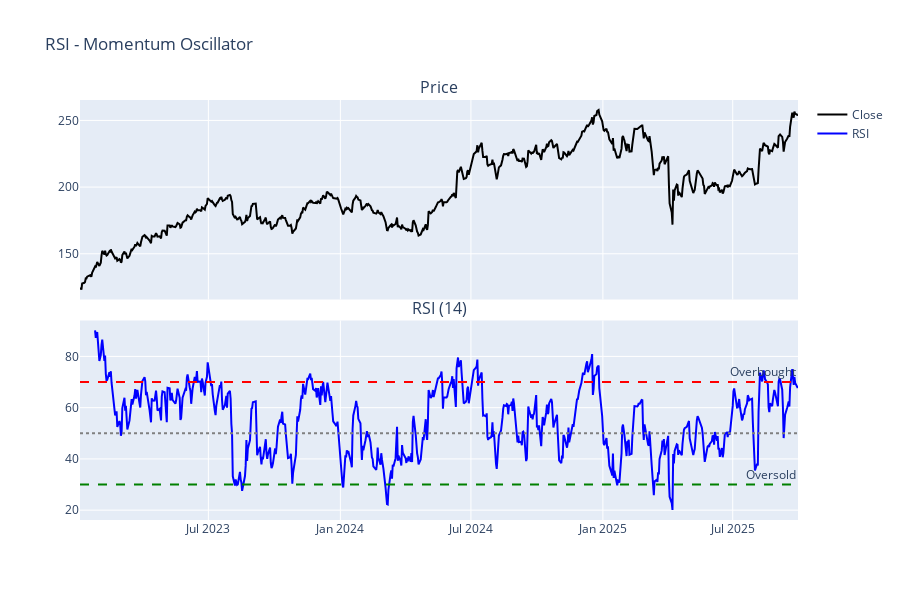

The notebook cell this image was saved under:
### Markdown cell above
## 1. RSI - Relative Strength Index

Measures overbought/oversold conditions (0-100). >70 = overbought, <30 = oversold. Uses Wilder's smoothing method.

### Code cell
df["rsi"] = calculate_rsi(df, period=14)

fig = make_subplots(rows=2, cols=1, shared_xaxes=True, vertical_spacing=0.05, subplot_titles=("Price", "RSI (14)"))

fig.add_trace(go.Scatter(x=df["date"], y=df["close"], name="Close", line={"color": "black"}), row=1, col=1)

fig.add_trace(go.Scatter(x=df["date"], y=df["rsi"], name="RSI", line={"color": "blue"}), row=2, col=1)
fig.add_hline(y=70, line_dash="dash", line_color="red", row=2, col=1, annotation_text="Overbought")
fig.add_hline(y=30, line_dash="dash", line_color="green", row=2, col=1, annotation_text="Oversold")
fig.add_hline(y=50, line_dash="dot", line_color="gray", row=2, col=1)

fig.update_layout(height=600, title_text="RSI - Momentum Oscillator")
fig.show()

print(f"RSI mean: {df['rsi'].mean():.2f}")
print(f"Oversold periods (<30): {(df['rsi'] < 30).sum()} days")
print(f"Overbought periods (>70): {(df['rsi'] > 70).sum()} days")

### Figure 1 — Plotly figure (JSON) as saved in the notebook; plotly's stock layout.template omitted (floating-point values rounded to 4 significant figures; data arrays with more than 128 entries replaced by an {"elided": "..."} marker saying what was removed)
{"data": [{"line": {"color": "black"}, "name": "Close", "type": "scatter", "x": {"elided": "688 str values"}, "xaxis": "x", "y": {"elided": "688 float values"}, "yaxis": "y"}, {"line": {"color": "blue"}, "name": "RSI", "type": "scatter", "x": {"elided": "688 str values"}, "xaxis": "x2", "y": {"elided": "688 float values"}, "yaxis": "y2"}], "layout": {"annotations": [{"font": {"size": 16}, "showarrow": false, "text": "Price", "x": 0.5, "xanchor": "center", "xref": "paper", "y": 1, "yanchor": "bottom", "yref": "paper"}, {"font": {"size": 16}, "showarrow": false, "text": "RSI (14)", "x": 0.5, "xanchor": "center", "xref": "paper", "y": 0.475, "yanchor": "bottom", "yref": "paper"}, {"showarrow": false, "text": "Overbought", "x": 1, "xanchor": "right", "xref": "x2 domain", "y": 70, "yanchor": "bottom", "yref": "y2"}, {"showarrow": false, "text": "Oversold", "x": 1, "xanchor": "right", "xref": "x2 domain", "y": 30, "yanchor": "bottom", "yref": "y2"}], "height": 600, "shapes": [{"line": {"color": "red", "dash": "dash"}, "type": "line", "x0": 0, "x1": 1, "xref": "x2 domain", "y0": 70, "y1": 70, "yref": "y2"}, {"line": {"color": "green", "dash": "dash"}, "type": "line", "x0": 0, "x1": 1, "xref": "x2 domain", "y0": 30, "y1": 30, "yref": "y2"}, {"line": {"color": "gray", "dash": "dot"}, "type": "line", "x0": 0, "x1": 1, "xref": "x2 domain", "y0": 50, "y1": 50, "yref": "y2"}], "title": {"text": "RSI - Momentum Oscillator"}, "xaxis": {"anchor": "y", "domain": [0, 1], "matches": "x2", "showticklabels": false}, "xaxis2": {"anchor": "y2", "domain": [0, 1]}, "yaxis": {"anchor": "x", "domain": [0.525, 1]}, "yaxis2": {"anchor": "x2", "domain": [0, 0.475]}}}
